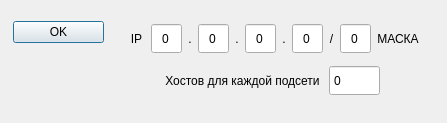
<?xml version="1.0" encoding="UTF-8"?>
<ui version="4.0">
 <class>subWindowEnterIP</class>
 <widget class="QDialog" name="subWindowEnterIP">
  <property name="geometry">
   <rect>
    <x>0</x>
    <y>0</y>
    <width>447</width>
    <height>123</height>
   </rect>
  </property>
  <property name="minimumSize">
   <size>
    <width>447</width>
    <height>123</height>
   </size>
  </property>
  <property name="maximumSize">
   <size>
    <width>447</width>
    <height>123</height>
   </size>
  </property>
  <property name="windowTitle">
   <string>Dialog</string>
  </property>
  <property name="inputMethodHints">
   <set>Qt::ImhNone</set>
  </property>
  <widget class="QWidget" name="layoutWidget">
   <property name="geometry">
    <rect>
     <x>13</x>
     <y>21</y>
     <width>424</width>
     <height>78</height>
    </rect>
   </property>
   <layout class="QHBoxLayout" name="horizontalLayout_4">
    <item>
     <widget class="QDialogButtonBox" name="buttonBox">
      <property name="minimumSize">
       <size>
        <width>91</width>
        <height>61</height>
       </size>
      </property>
      <property name="orientation">
       <enum>Qt::Vertical</enum>
      </property>
      <property name="standardButtons">
       <set>QDialogButtonBox::Ok</set>
      </property>
     </widget>
    </item>
    <item>
     <layout class="QVBoxLayout" name="verticalLayout">
      <item>
       <layout class="QHBoxLayout" name="horizontalLayout_2">
        <property name="leftMargin">
         <number>18</number>
        </property>
        <property name="rightMargin">
         <number>18</number>
        </property>
        <item>
         <widget class="QLabel" name="label_5">
          <property name="text">
           <string>IP</string>
          </property>
          <property name="alignment">
           <set>Qt::AlignCenter</set>
          </property>
         </widget>
        </item>
        <item>
         <layout class="QHBoxLayout" name="horizontalLayout">
          <item>
           <widget class="QSpinBox" name="spinBox">
            <property name="minimumSize">
             <size>
              <width>31</width>
              <height>31</height>
             </size>
            </property>
            <property name="maximumSize">
             <size>
              <width>31</width>
              <height>31</height>
             </size>
            </property>
            <property name="focusPolicy">
             <enum>Qt::WheelFocus</enum>
            </property>
            <property name="wrapping">
             <bool>false</bool>
            </property>
            <property name="frame">
             <bool>true</bool>
            </property>
            <property name="alignment">
             <set>Qt::AlignCenter</set>
            </property>
            <property name="buttonSymbols">
             <enum>QAbstractSpinBox::NoButtons</enum>
            </property>
            <property name="maximum">
             <number>255</number>
            </property>
            <property name="value">
             <number>0</number>
            </property>
           </widget>
          </item>
          <item>
           <widget class="QLabel" name="label">
            <property name="text">
             <string>.</string>
            </property>
            <property name="alignment">
             <set>Qt::AlignCenter</set>
            </property>
           </widget>
          </item>
          <item>
           <widget class="QSpinBox" name="spinBox_2">
            <property name="minimumSize">
             <size>
              <width>31</width>
              <height>31</height>
             </size>
            </property>
            <property name="maximumSize">
             <size>
              <width>31</width>
              <height>31</height>
             </size>
            </property>
            <property name="wrapping">
             <bool>false</bool>
            </property>
            <property name="frame">
             <bool>true</bool>
            </property>
            <property name="alignment">
             <set>Qt::AlignCenter</set>
            </property>
            <property name="buttonSymbols">
             <enum>QAbstractSpinBox::NoButtons</enum>
            </property>
            <property name="maximum">
             <number>255</number>
            </property>
            <property name="value">
             <number>0</number>
            </property>
           </widget>
          </item>
          <item>
           <widget class="QLabel" name="label_2">
            <property name="text">
             <string>.</string>
            </property>
            <property name="alignment">
             <set>Qt::AlignCenter</set>
            </property>
           </widget>
          </item>
          <item>
           <widget class="QSpinBox" name="spinBox_3">
            <property name="minimumSize">
             <size>
              <width>31</width>
              <height>31</height>
             </size>
            </property>
            <property name="maximumSize">
             <size>
              <width>31</width>
              <height>31</height>
             </size>
            </property>
            <property name="wrapping">
             <bool>false</bool>
            </property>
            <property name="frame">
             <bool>true</bool>
            </property>
            <property name="alignment">
             <set>Qt::AlignCenter</set>
            </property>
            <property name="buttonSymbols">
             <enum>QAbstractSpinBox::NoButtons</enum>
            </property>
            <property name="maximum">
             <number>255</number>
            </property>
            <property name="value">
             <number>0</number>
            </property>
           </widget>
          </item>
          <item>
           <widget class="QLabel" name="label_3">
            <property name="text">
             <string>.</string>
            </property>
            <property name="alignment">
             <set>Qt::AlignCenter</set>
            </property>
           </widget>
          </item>
          <item>
           <widget class="QSpinBox" name="spinBox_4">
            <property name="minimumSize">
             <size>
              <width>31</width>
              <height>31</height>
             </size>
            </property>
            <property name="maximumSize">
             <size>
              <width>31</width>
              <height>31</height>
             </size>
            </property>
            <property name="wrapping">
             <bool>false</bool>
            </property>
            <property name="frame">
             <bool>true</bool>
            </property>
            <property name="alignment">
             <set>Qt::AlignCenter</set>
            </property>
            <property name="buttonSymbols">
             <enum>QAbstractSpinBox::NoButtons</enum>
            </property>
            <property name="maximum">
             <number>255</number>
            </property>
            <property name="value">
             <number>0</number>
            </property>
           </widget>
          </item>
          <item>
           <widget class="QLabel" name="label_4">
            <property name="text">
             <string>/</string>
            </property>
            <property name="alignment">
             <set>Qt::AlignCenter</set>
            </property>
           </widget>
          </item>
          <item>
           <widget class="QSpinBox" name="spinBox_5">
            <property name="minimumSize">
             <size>
              <width>31</width>
              <height>31</height>
             </size>
            </property>
            <property name="maximumSize">
             <size>
              <width>31</width>
              <height>31</height>
             </size>
            </property>
            <property name="wrapping">
             <bool>false</bool>
            </property>
            <property name="frame">
             <bool>true</bool>
            </property>
            <property name="alignment">
             <set>Qt::AlignCenter</set>
            </property>
            <property name="buttonSymbols">
             <enum>QAbstractSpinBox::NoButtons</enum>
            </property>
            <property name="maximum">
             <number>32</number>
            </property>
            <property name="value">
             <number>0</number>
            </property>
           </widget>
          </item>
         </layout>
        </item>
        <item>
         <widget class="QLabel" name="label_6">
          <property name="text">
           <string>МАСКА</string>
          </property>
          <property name="alignment">
           <set>Qt::AlignCenter</set>
          </property>
         </widget>
        </item>
       </layout>
      </item>
      <item>
       <layout class="QHBoxLayout" name="horizontalLayout_3">
        <item>
         <widget class="QLabel" name="label_8">
          <property name="minimumSize">
           <size>
            <width>21</width>
            <height>21</height>
           </size>
          </property>
          <property name="text">
           <string/>
          </property>
         </widget>
        </item>
        <item>
         <widget class="QLabel" name="label_7">
          <property name="minimumSize">
           <size>
            <width>161</width>
            <height>21</height>
           </size>
          </property>
          <property name="maximumSize">
           <size>
            <width>9999</width>
            <height>21</height>
           </size>
          </property>
          <property name="text">
           <string>Хостов для каждой подсети</string>
          </property>
          <property name="alignment">
           <set>Qt::AlignCenter</set>
          </property>
         </widget>
        </item>
        <item>
         <widget class="QSpinBox" name="spinBox_6">
          <property name="minimumSize">
           <size>
            <width>51</width>
            <height>31</height>
           </size>
          </property>
          <property name="maximumSize">
           <size>
            <width>131</width>
            <height>31</height>
           </size>
          </property>
          <property name="wrapping">
           <bool>false</bool>
          </property>
          <property name="frame">
           <bool>true</bool>
          </property>
          <property name="alignment">
           <set>Qt::AlignLeading|Qt::AlignLeft|Qt::AlignVCenter</set>
          </property>
          <property name="buttonSymbols">
           <enum>QAbstractSpinBox::NoButtons</enum>
          </property>
          <property name="minimum">
           <number>0</number>
          </property>
          <property name="maximum">
           <number>2147483646</number>
          </property>
          <property name="value">
           <number>0</number>
          </property>
         </widget>
        </item>
        <item>
         <widget class="QLabel" name="label_9">
          <property name="minimumSize">
           <size>
            <width>51</width>
            <height>21</height>
           </size>
          </property>
          <property name="text">
           <string/>
          </property>
         </widget>
        </item>
       </layout>
      </item>
     </layout>
    </item>
   </layout>
  </widget>
 </widget>
 <resources/>
 <connections>
  <connection>
   <sender>buttonBox</sender>
   <signal>accepted()</signal>
   <receiver>subWindowEnterIP</receiver>
   <slot>accept()</slot>
   <hints>
    <hint type="sourcelabel">
     <x>248</x>
     <y>254</y>
    </hint>
    <hint type="destinationlabel">
     <x>157</x>
     <y>274</y>
    </hint>
   </hints>
  </connection>
  <connection>
   <sender>buttonBox</sender>
   <signal>rejected()</signal>
   <receiver>subWindowEnterIP</receiver>
   <slot>reject()</slot>
   <hints>
    <hint type="sourcelabel">
     <x>316</x>
     <y>260</y>
    </hint>
    <hint type="destinationlabel">
     <x>286</x>
     <y>274</y>
    </hint>
   </hints>
  </connection>
 </connections>
</ui>
